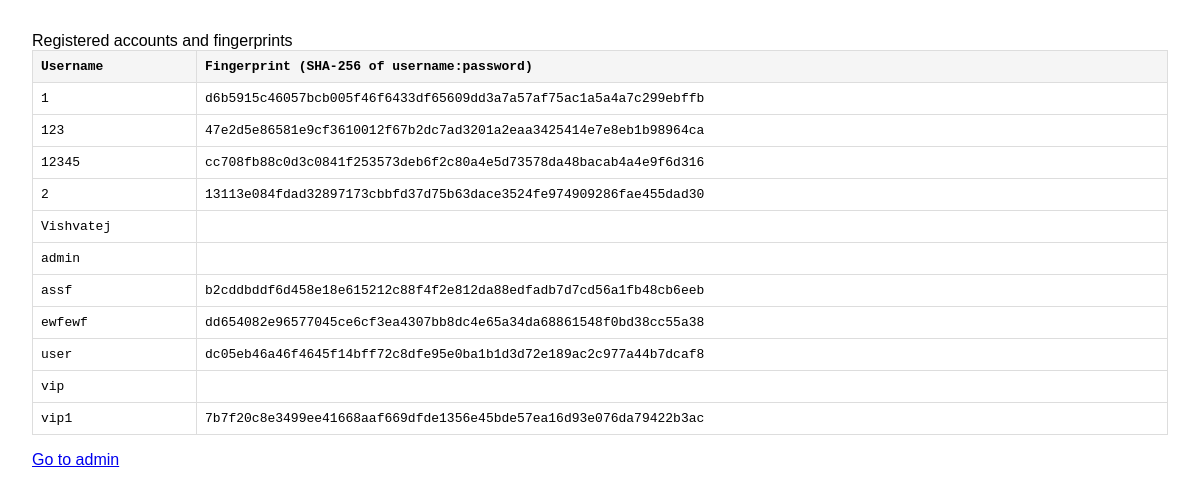
The page /accounts/ (signed in) on the database its author committed.
### accounts/models.py (models this page shows, shortened)
class LoginFingerprint(models.Model):
    user = models.OneToOneField(User, on_delete=models.CASCADE, related_name='login_fingerprint')
    fingerprint = models.CharField(max_length=64, unique=True)
    created_at = models.DateTimeField(default=timezone.now)

### accounts/views.py (the view)
# urls.py: path('accounts/', views.accounts_table, name='accounts_table'),
@staff_member_required
def accounts_table(request):
    users = (
        User.objects.select_related('login_fingerprint')
        .all()
        .order_by('username')
    )
    rows = []
    for u in users:
        lf = getattr(u, 'login_fingerprint', None)
        rows.append({
            'username': u.username,
            'fingerprint': lf.fingerprint if lf else '',
        })
    return render(request, 'accounts/accounts_table.html', {'rows': rows})

### templates/accounts/accounts_table.html (shortened to what this page needs)
<!DOCTYPE html>
<html>
<head>
</head>
<body>
    <caption>Registered accounts and fingerprints</caption>
    <table>
        <thead>
            <tr>
                <th>Username</th>
                <th>Fingerprint (SHA-256 of username:password)</th>
            </tr>
        </thead>
        <tbody>
            {% for row in rows %}
            <tr>
                <td>{{ row.username }}</td>
                <td>{{ row.fingerprint }}</td>
            </tr>
            {% endfor %}
        </tbody>
    </table>
    <p><a href="{% url 'admin:index' %}">Go to admin</a></p>
</body>
</html>

### templates/accounts/accounts_table.html (style rules this page uses)
body { font-family: Arial, sans-serif; margin: 2rem; }
table { border-collapse: collapse; width: 100%; }
th, td { border: 1px solid #ddd; padding: 8px; font-family: monospace; }
th { background: #f5f5f5; text-align: left; }

### rows shown on the page
LoginFingerprint: fingerprint "d6b5915c46057bcb005f46f6433df65609dd3a7a57af75ac1a5a4a7c299ebffb"
LoginFingerprint: fingerprint "47e2d5e86581e9cf3610012f67b2dc7ad3201a2eaa3425414e7e8eb1b98964ca"
LoginFingerprint: fingerprint "cc708fb88c0d3c0841f253573deb6f2c80a4e5d73578da48bacab4a4e9f6d316"
LoginFingerprint: fingerprint "13113e084fdad32897173cbbfd37d75b63dace3524fe974909286fae455dad30"
LoginFingerprint: fingerprint "b2cddbddf6d458e18e615212c88f4f2e812da88edfadb7d7cd56a1fb48cb6eeb"
LoginFingerprint: fingerprint "dd654082e96577045ce6cf3ea4307bb8dc4e65a34da68861548f0bd38cc55a38"
LoginFingerprint: fingerprint "dc05eb46a46f4645f14bff72c8dfe95e0ba1b1d3d72e189ac2c977a44b7dcaf8"
LoginFingerprint: fingerprint "7b7f20c8e3499ee41668aaf669dfde1356e45bde57ea16d93e076da79422b3ac"

### other values the page prints
{{ row.username }} "1" "123" "12345" "2" "Vishvatej" "admin" "assf" "ewfewf" "user" "vip" "vip1"
